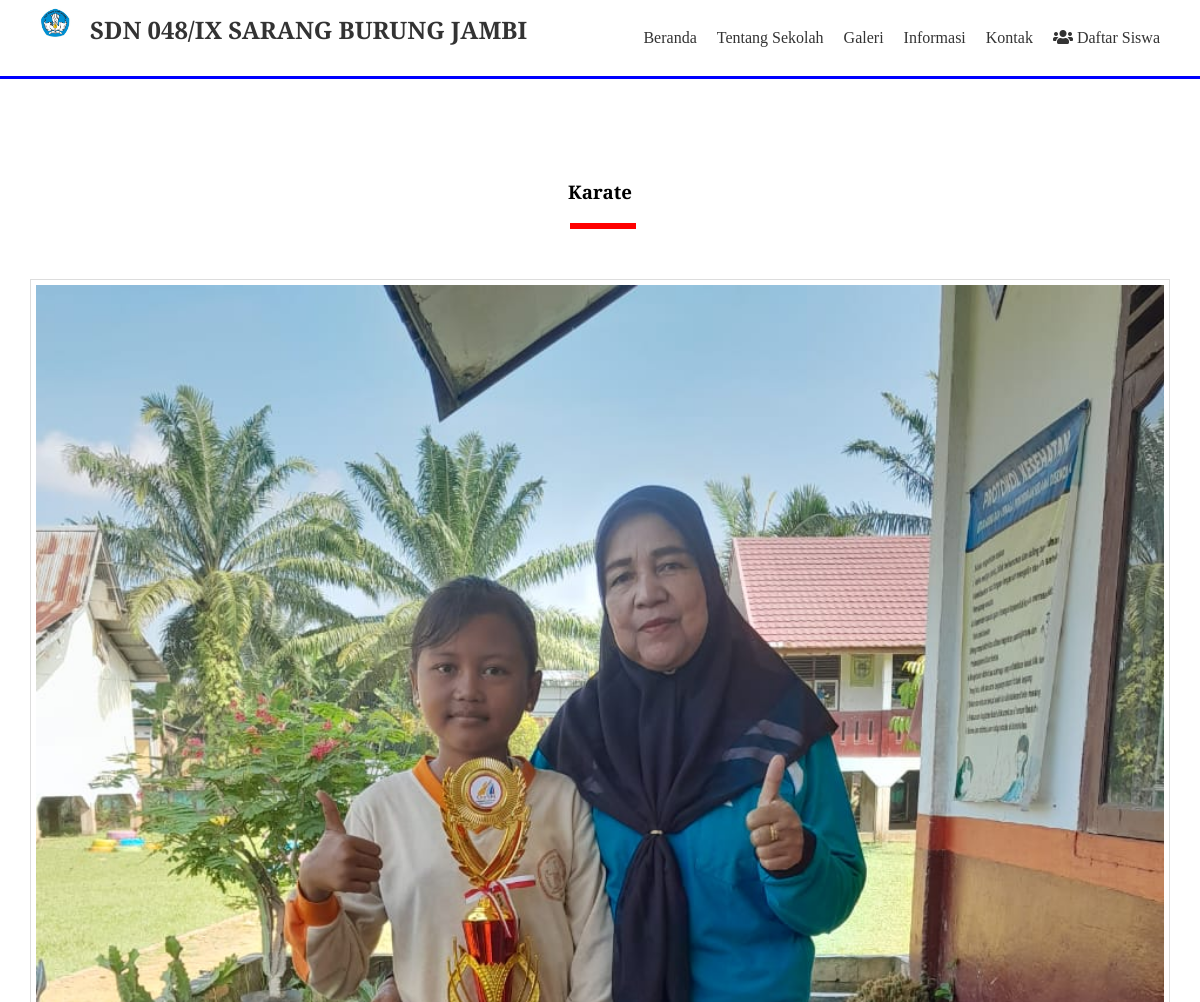
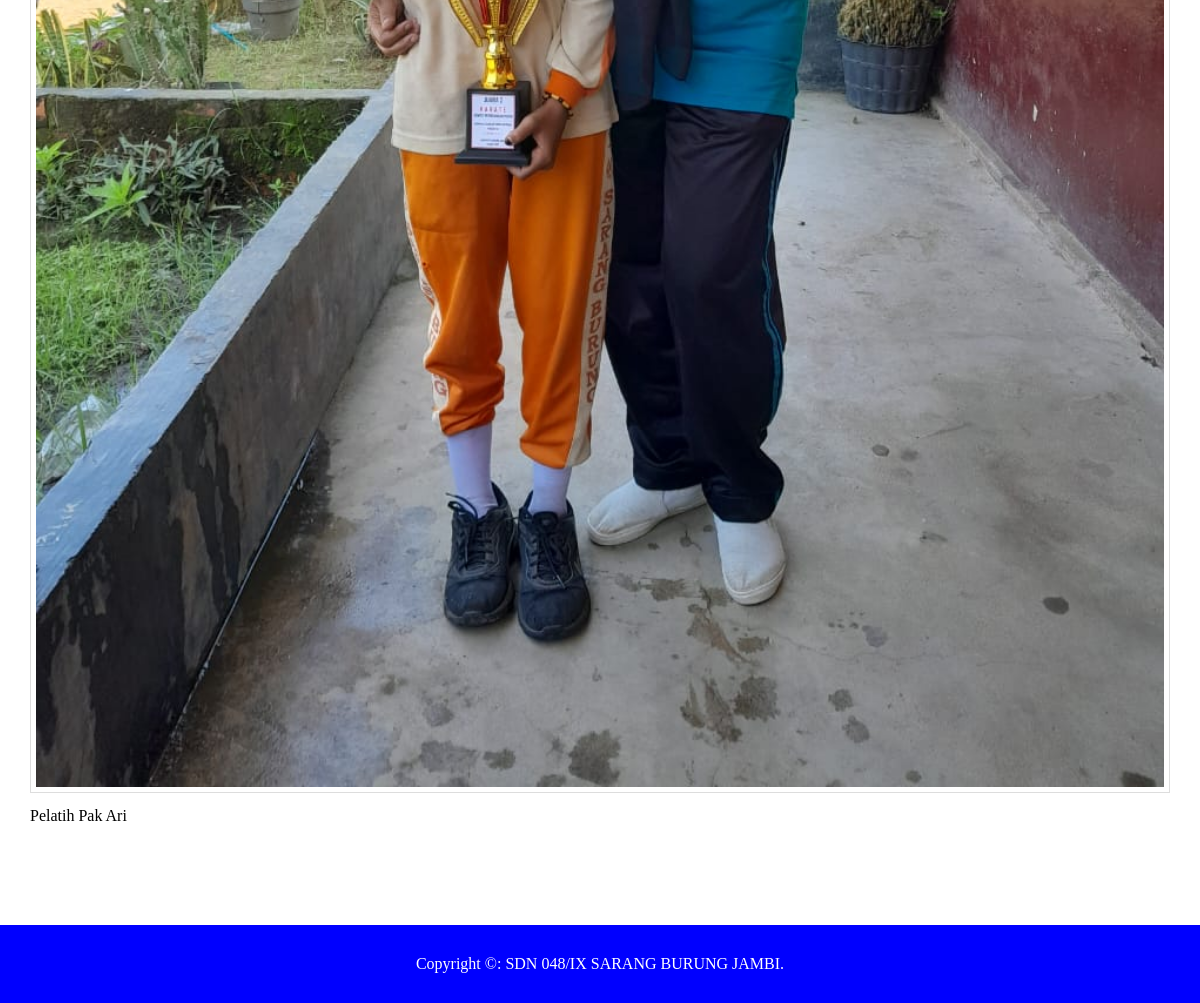
The page /detail-ekstrakulikuler.php?id=10 on the database its author committed (2 pictures, top to bottom).
### tables this page shows
CREATE TABLE `pengaturan` (
  `id` int(11) NOT NULL,
  `nama` varchar(50) NOT NULL,
  `email` varchar(50) NOT NULL,
  `telepon` varchar(20) NOT NULL,
  `alamat` text NOT NULL,
  `logo` varchar(50) NOT NULL,
  `favicon` varchar(50) NOT NULL,
  `tentang_sekolah` text NOT NULL,
  `foto_sekolah` varchar(50) NOT NULL,
  `google_maps` text NOT NULL,
  `nama_kepsek` varchar(50) NOT NULL,
  `foto_kepsek` varchar(50) NOT NULL,
  `sambutan_kepsek` text NOT NULL,
  `created_at` timestamp NOT NULL DEFAULT current_timestamp(),
  `updated_at` datetime DEFAULT NULL
);

CREATE TABLE `ekstrakulikuler` (
  `id` int(11) NOT NULL,
  `nama` varchar(100) NOT NULL,
  `keterangan` text NOT NULL,
  `gambar` varchar(50) NOT NULL
);

### detail-ekstrakulikuler.php (the view, shortened to what this page needs)
<?php include 'header.php'; ?>
<div class="section">
	<div class="container">
		<?php
			$ekstrakulikuler = mysqli_query($conn, "SELECT * FROM ekstrakulikuler WHERE id = '".$_GET['id']."' ");
			$p        = mysqli_fetch_object($ekstrakulikuler);
		 ?>
		<h3 class="text-center"><?= $p->nama ?></h3>
		<img src="uploads/ekstrakulikuler/<?= $p->gambar ?>" width="100%" class="image">
		<?= $p->keterangan ?>
	</div>
</div>
<?php include 'footer.php'; ?>

### header.php (shortened to what this page needs)
<?php
	include 'koneksi.php';
	$identitas = mysqli_query($conn, "SELECT * FROM pengaturan ORDER BY id DESC LIMIT 1");
	$d = mysqli_fetch_object($identitas);
 ?>
<!DOCTYPE html>
<html>
<head>
	<link rel="stylesheet" type="text/css" href="assets/css/style.css">
	<link rel="stylesheet" href="https://cdnjs.cloudflare.com/ajax/libs/font-awesome/5.15.3/css/all.min.css" />
</head>
<body>
	<div class="header">
		<div class="container">
			<div class="header-logo">
				<img src="uploads/identitas/<?= $d->logo ?>" width="50px">
				<h2><a href="index.php"><?= $d->nama ?></a></h2>
			</div>
			<ul class="header-menu">
				<li><a href="index.php">Beranda</a></li>
				<li><a href="tentang-sekolah.php">Tentang Sekolah</a></li>
				<li><a href="galeri.php">Galeri</a></li>
				<li><a href="informasi.php">Informasi</a></li>
				<li><a href="kontak.php">Kontak</a></li>
				<li><a href="login.php"><i class="fas fa-users"></i> Daftar Siswa</a></li>
			</ul>
		</div>
	</div>

### footer.php
	<footer>
		<div class="container text-center">
			Copyright &copy: <?= $d->nama ?>.
		</div>
	</footer>
</body>
</html>

### assets/css/style.css (style rules this page uses)
* { margin: 0; padding: 0; font-family: 'Playfair Display', serif; box-sizing: border-box; }
a { text-decoration: 0; }
.container { width: 1140px; margin: 0 auto; }
.container::after { content: ""; display: block; clear: both; }
.text-center { text-align: center !important; }
.image { border: 1px solid #ddd; padding: 5px; }
.header { border-bottom: 3px solid #0000FF; }
.header a { color: #333; }
.header-logo { float: left; line-height: 50px; padding: 5PX 0; }
.header-logo img { float: left; margin-right: 10px; }
.header-logo h2 { float: left; }
.header-menu { float: right; }
.header-menu li { float: left; list-style: none; padding: 29px 10px; }
.section { padding: 100px 0; }
.section h3 { padding-bottom: 25px; margin-bottom: 50px; position: relative; }
.section h3::after { content: ""; display: block; width: 60px; border: 3px solid red; position: absolute; bottom: 0; left: calc(50% - 30px); }
.section img { margin-bottom: 10px; }
footer { padding: 30px; background-color: #0000FF; color: #ffff; }

### rows shown on the page
pengaturan: logo (picture), nama "SDN 048/IX SARANG BURUNG JAMBI"
ekstrakulikuler: nama "Karate", gambar (picture), keterangan "Pelatih Pak Ari"
